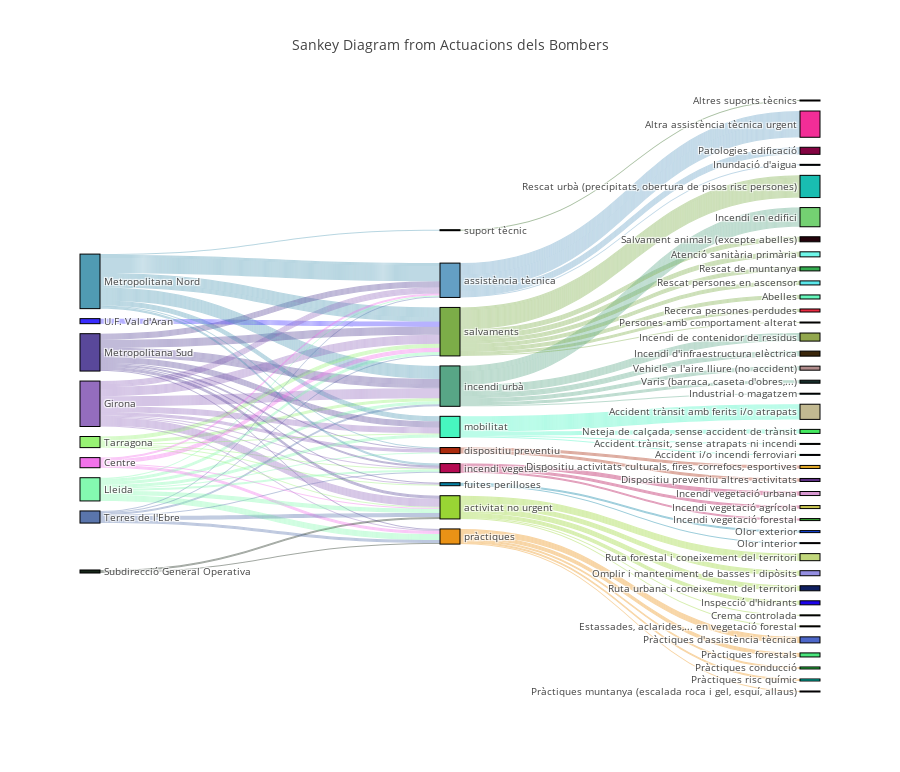

The cell this chart's notebook holds for it:
### Code cell
import pandas as pd
import numpy as np
from sodapy import Socrata # Was not in the installation list for this course!
                           # Use "pip install sodapy" or "conda install sodapy" to install
#from plots.geo_plot_vaccines import plot_abundance_for_list_of_postal_codes

"variables"
scraping_depth = 200



"download data"
# Unauthenticated client only works with public data sets. Note 'None'
# in place of application token, and no username or password:
client = Socrata("analisi.transparenciacatalunya.cat", None)
#print("Format of dataset: ", type(client))
# Actuacions dels Bombers de la Generalitat - Dataset Identifier: g2ay-3vnj
all_info = client.get("g2ay-3vnj", limit=scraping_depth)

# Convert to pandas DataFrame
all_info_df = pd.DataFrame.from_records(all_info)

#Get nodes dataframe with Label and Color columns
#     Label
nom_regio_df = pd.DataFrame.from_dict(all_info_df['nom_regio'].unique())
tga_nom_grupo_df = pd.DataFrame.from_dict(all_info_df['tga_nom_grupo'].unique())
tga_nom_alarma_df = pd.DataFrame.from_dict(all_info_df['tal_nom_alarma'].unique())

nodes_df = pd.concat([nom_regio_df,tga_nom_grupo_df,tga_nom_alarma_df], ignore_index=True)
nodes_df = nodes_df.rename(columns={0 : 'Label'})

#     Color
ncolors = []
for i in range(len(nodes_df)):
    ncolors += ['rgba('+str(np.random.randint(256))+','+str(np.random.randint(256))+','+str(np.random.randint(256))+',0.99)']    
nodes_df.insert(1, 'Color', ncolors)


#Get links dataframe with Source, Target, Value and Color columns
links1_df = all_info_df.filter(items=['nom_regio','tga_nom_grupo'])
links2_df = all_info_df.filter(items=['tga_nom_grupo','tal_nom_alarma'])
links1_df = links1_df.rename(columns={'nom_regio':'Source', 'tga_nom_grupo':'Target'})
links2_df = links2_df.rename(columns={'tga_nom_grupo':'Source','tal_nom_alarma':'Target'})
links_df = pd.concat([links1_df,links2_df], ignore_index=True)


lvalues = []
lcolors = []
for i in range(len(links_df)): 
    source_index = nodes_df.index[nodes_df['Label']==links_df.at[i,'Source']].tolist()[0]
    target_index = nodes_df.index[nodes_df['Label']==links_df.at[i,'Target']].tolist()[0]
    lvalues += [1]
    lcolors += [nodes_df.at[source_index, 'Color'].replace('0.99','0.4')]
    links_df.at[i,'Source'] = source_index
    links_df.at[i,'Target'] = target_index
links_df.insert(2,'Value', lvalues)
links_df.insert(3,'Color', lcolors)



# Sankey plot setup
data_trace = dict(
    type='sankey',
    domain = dict(
      x =  [0,1],
      y =  [0,1]
    ),
    orientation = "h",
    valueformat = ".0f",
    node = dict(
      pad = 10,
    # thickness = 30,
      line = dict(
        color = "black",
        width = 1
      ),
      label =  nodes_df['Label'].dropna(axis=0, how='any'),
      color = nodes_df['Color'].dropna(axis=0, how='any')
    ),
    link = dict(
      source = links_df['Source'].dropna(axis=0, how='any'),
      target = links_df['Target'].dropna(axis=0, how='any'),
      value = links_df['Value'].dropna(axis=0, how='any'),
      color = links_df['Color'].dropna(axis=0, how='any'),
  )
)

layout = dict(
        title = "Sankey Diagram from Actuacions dels Bombers",
    height = 772,
    font = dict(
      size = 10),)

fig = dict(data=[data_trace], layout=layout)
iplot(fig, validate=False)

### Figure 1 — Plotly figure (JSON) as saved in the notebook; plotly's stock layout.template omitted (floating-point values rounded to 4 significant figures; data arrays with more than 128 entries replaced by an {"elided": "..."} marker saying what was removed)
{"data": [{"domain": {"x": [0, 1], "y": [0, 1]}, "link": {"color": {"elided": "400 str values"}, "source": {"elided": "400 int values"}, "target": {"elided": "400 int values"}, "value": {"elided": "400 int values"}}, "node": {"color": ["rgba(20,36,22,0.99)", "rgba(89,116,172,0.99)", "rgba(150,242,115,0.99)", "rgba(88,70,153,0.99)", "rgba(78,154,179,0.99)", "rgba(147,108,190,0.99)", "rgba(131,250,176,0.99)", "rgba(55,42,254,0.99)", "rgba(242,113,235,0.99)", "rgba(234,145,20,0.99)", "rgba(87,165,133,0.99)", "rgba(152,213,50,0.99)", "rgba(123,173,70,0.99)", "rgba(69,246,192,0.99)", "rgba(99,158,196,0.99)", "rgba(169,40,11,0.99)", "rgba(5,128,162,0.99)", "rgba(41,99,24,0.99)", "rgba(181,9,80,0.99)", "rgba(211,56,198,0.99)", "rgba(56,36,8,0.99)", "rgba(193,215,122,0.99)", "rgba(145,166,75,0.99)", "rgba(23,189,177,0.99)", "rgba(34,0,9,0.99)", "rgba(177,139,139,0.99)", "rgba(115,209,113,0.99)", "rgba(66,233,94,0.99)", "rgba(51,172,78,0.99)", "rgba(89,232,235,0.99)", "rgba(194,185,144,0.99)", "rgba(97,127,12,0.99)", "rgba(19,42,39,0.99)", "rgba(27,0,234,0.99)", "rgba(75,102,201,0.99)", "rgba(243,43,150,0.99)", "rgba(130,1,64,0.99)", "rgba(3,32,139,0.99)", "rgba(235,41,64,0.99)", "rgba(108,246,232,0.99)", "rgba(39,197,63,0.99)", "rgba(225,168,40,0.99)", "rgba(2,84,153,0.99)", "rgba(1,213,195,0.99)", "rgba(101,248,188,0.99)", "rgba(92,46,129,0.99)", "rgba(16,66,221,0.99)", "rgba(72,230,123,0.99)", "rgba(199,59,88,0.99)", "rgba(147,141,226,0.99)", "rgba(55,176,170,0.99)", "rgba(201,197,81,0.99)", "rgba(215,150,208,0.99)", "rgba(57,160,52,0.99)", "rgba(194,244,93,0.99)", "rgba(13,29,95,0.99)", "rgba(190,248,88,0.99)", "rgba(127,110,11,0.99)", "rgba(209,159,230,0.99)"], "label": ["Subdirecció General Operativa", "Terres de l'Ebre", "Tarragona", "Metropolitana Sud", "Metropolitana Nord", "Girona", "Lleida", "U.F. Val d'Aran", "Centre", "pràctiques", "incendi urbà", "activitat no urgent", "salvaments", "mobilitat", "assistència tècnica", "dispositiu preventiu", "fuites perilloses", "suport tècnic", "incendi vegetació", "Pràctiques muntanya (escalada roca i gel, esquí, allaus)", "Incendi d'infraestructura elèctrica", "Ruta forestal i coneixement del territori", "Incendi de contenidor de residus", "Rescat urbà (precipitats, obertura de pisos risc persones)", "Salvament animals (excepte abelles)", "Vehicle a l'aire lliure (no accident)", "Incendi en edifici", "Neteja de calçada, sense accident de trànsit", "Rescat de muntanya", "Rescat persones en ascensor", "Accident trànsit amb ferits i/o atrapats", "Accident trànsit, sense atrapats ni incendi", "Varis (barraca, caseta d'obres,...)", "Inspecció d'hidrants", "Pràctiques d'assistència tècnica", "Altra assistència tècnica urgent", "Patologies edificació", "Accident i/o incendi ferroviari", "Recerca persones perdudes", "Atenció sanitària primària", "Pràctiques conducció", "Dispositiu activitats culturals, fires, correfocs, esportives", "Inundació d'aigua", "Pràctiques risc químic", "Abelles", "Dispositiu preventiu altres activitats", "Olor exterior", "Pràctiques forestals", "Altres suports tècnics", "Omplir i manteniment de basses i dipòsits", "Industrial o magatzem", "Incendi vegetació agrícola", "Incendi vegetació urbana", "Incendi vegetació forestal", "Persones amb comportament alterat", "Ruta urbana i coneixement del territori", "Crema controlada", "Estassades, aclarides,... en vegetació forestal", "Olor interior"], "line": {"color": "black", "width": 1}, "pad": 10}, "orientation": "h", "type": "sankey", "valueformat": ".0f"}], "layout": {"font": {"size": 10}, "height": 772, "title": "Sankey Diagram from Actuacions dels Bombers"}}
